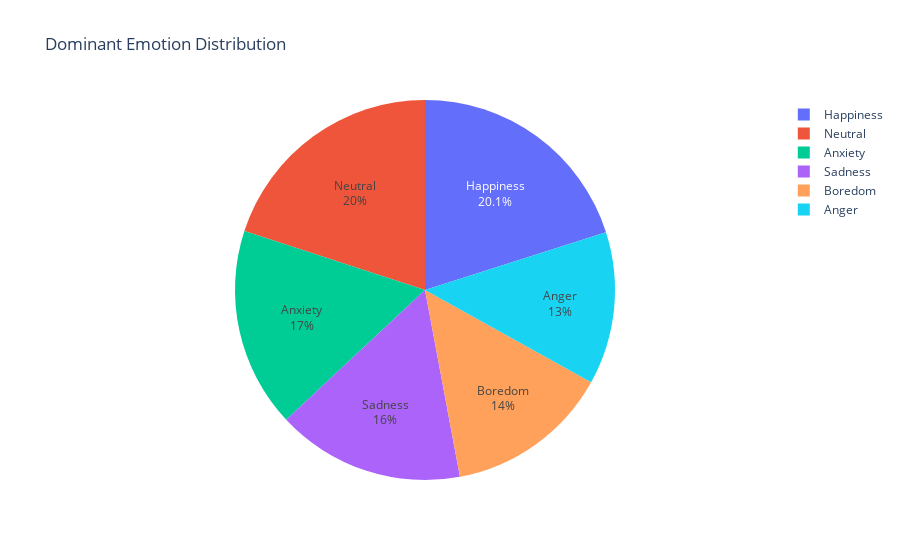

Here is the notebook cell this chart was saved with:
### Code cell
plt = px.pie(train_df, names='Dominant_Emotion', title='Dominant Emotion Distribution')
# adding the values to the pie section
plt.update_traces(textposition='inside', textinfo='percent+label')
plt.show()

### Figure 1 — Plotly figure (JSON) as saved in the notebook; plotly's stock layout.template omitted (floating-point values rounded to 4 significant figures; data arrays with more than 128 entries replaced by an {"elided": "..."} marker saying what was removed)
{"data": [{"domain": {"x": [0, 1], "y": [0, 1]}, "hovertemplate": "Dominant_Emotion=%{label}<extra></extra>", "labels": {"elided": "1001 str values"}, "legendgroup": "", "name": "", "showlegend": true, "textinfo": "percent+label", "textposition": "inside", "type": "pie"}], "layout": {"legend": {"tracegroupgap": 0}, "title": {"text": "Dominant Emotion Distribution"}}}
